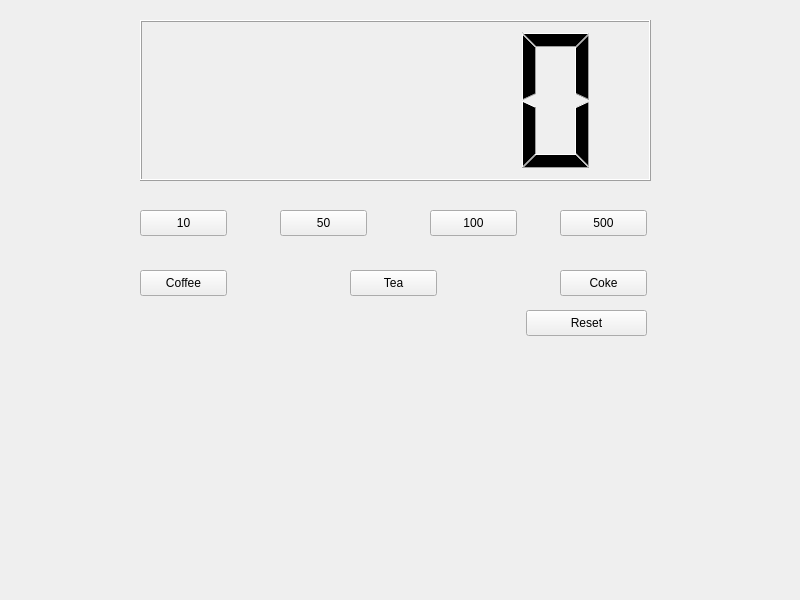
<?xml version="1.0" encoding="UTF-8"?>
<ui version="4.0">
 <class>Widget</class>
 <widget class="QWidget" name="Widget">
  <property name="geometry">
   <rect>
    <x>0</x>
    <y>0</y>
    <width>800</width>
    <height>600</height>
   </rect>
  </property>
  <property name="windowTitle">
   <string>Widget</string>
  </property>
  <widget class="QLCDNumber" name="lcdNumber">
   <property name="geometry">
    <rect>
     <x>140</x>
     <y>20</y>
     <width>511</width>
     <height>161</height>
    </rect>
   </property>
  </widget>
  <widget class="QPushButton" name="pbCoin10">
   <property name="geometry">
    <rect>
     <x>140</x>
     <y>210</y>
     <width>87</width>
     <height>26</height>
    </rect>
   </property>
   <property name="text">
    <string>10</string>
   </property>
  </widget>
  <widget class="QPushButton" name="pbCoin50">
   <property name="geometry">
    <rect>
     <x>280</x>
     <y>210</y>
     <width>87</width>
     <height>26</height>
    </rect>
   </property>
   <property name="text">
    <string>50</string>
   </property>
  </widget>
  <widget class="QPushButton" name="pbCoin100">
   <property name="geometry">
    <rect>
     <x>430</x>
     <y>210</y>
     <width>87</width>
     <height>26</height>
    </rect>
   </property>
   <property name="text">
    <string>100</string>
   </property>
  </widget>
  <widget class="QPushButton" name="pbCoin500">
   <property name="geometry">
    <rect>
     <x>560</x>
     <y>210</y>
     <width>87</width>
     <height>26</height>
    </rect>
   </property>
   <property name="text">
    <string>500</string>
   </property>
  </widget>
  <widget class="QPushButton" name="pbCoffee">
   <property name="geometry">
    <rect>
     <x>140</x>
     <y>270</y>
     <width>87</width>
     <height>26</height>
    </rect>
   </property>
   <property name="text">
    <string>Coffee</string>
   </property>
  </widget>
  <widget class="QPushButton" name="pbTea">
   <property name="geometry">
    <rect>
     <x>350</x>
     <y>270</y>
     <width>87</width>
     <height>26</height>
    </rect>
   </property>
   <property name="text">
    <string>Tea</string>
   </property>
  </widget>
  <widget class="QPushButton" name="pbTang">
   <property name="geometry">
    <rect>
     <x>560</x>
     <y>270</y>
     <width>87</width>
     <height>26</height>
    </rect>
   </property>
   <property name="text">
    <string>Coke</string>
   </property>
  </widget>
  <widget class="QPushButton" name="pbReset">
   <property name="geometry">
    <rect>
     <x>526</x>
     <y>310</y>
     <width>121</width>
     <height>26</height>
    </rect>
   </property>
   <property name="text">
    <string>Reset</string>
   </property>
  </widget>
 </widget>
 <resources/>
 <connections/>
</ui>
